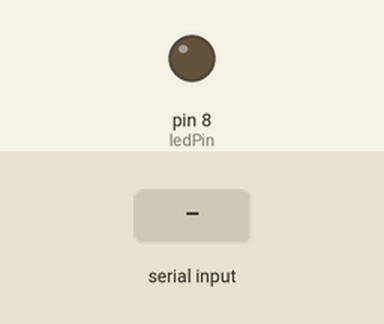
This sketch was run on a simulated Arduino Uno, built with avr-gcc and run on an emulated ATmega328P. Parts: output pins drawn as LEDs (lit = HIGH). The test bench sets the inputs (shaded band).

Above: at 1.2 s.
1.3 s: "90 45\n" received over Serial
At 1.7 s:
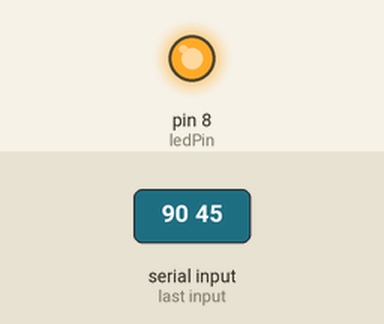
Timing chart, 0 to 10.3 s (numbered marks = the images above; inputs shaded):
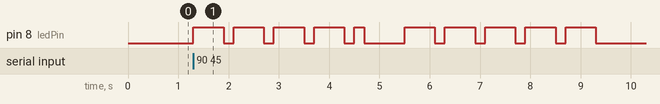

The sketch:

Morsecode.ino
```cpp
//LED가 꼽혀있는 핀 정의
int ledPin = 8;

char* letters[] = { ".-", "-...", "-.-.", "-..", ".", "..-.", "--.", "....", "..", ".---", "-.-", ".-..", "--", "-.", "---", ".--.", "--.-", ".-.", "...", "-", "..-", "...-", ".--", "-..-", "-.--", "--.." };

char* numbers[] = {"-----", ".----", "..---", "...--", "....-", ".....", "-....", "--...", "---..", "----."};

int dotDelay = 200;

void setup() {
    pinMode(ledPin, OUTPUT);

    Serial.begin(9600);
}

void loop() {
    char ch;

    if (Serial.available()) {
	ch = Serial.read();
	if (ch >= 'a' && ch <= 'z') {
	    flashSequence(letters[ch - 'a']);
	} else if (ch >= 'A' && ch <= 'Z') {
	    flashSequence(letters[ch - 'A']);
	} else if (ch >= '0' && ch <= '9') {
	    flashSequence(numbers[ch - '0']);
	} else if (ch == ' ') {
	    delay(dotDelay * 4);}
  }
}

void flashSequence(char* sequence) {
  int i = 0;
  // while there are still characters keep going through each one
  while (sequence[i] != NULL)  {
    flashDotOrDash(sequence[i]);
    i++; } // increment by one until end of characters
  delay(dotDelay * 3); // gap between letters
}


void flashDotOrDash(char dotOrDash) {
  digitalWrite(ledPin, HIGH);
  if (dotOrDash == '.')  {
    delay(dotDelay);
  } else { // must be a -
    delay(dotDelay * 3);   // if it's a dot then we need a longer delay gap relative to a dot.
  }

  digitalWrite(ledPin, LOW);
  delay(dotDelay); // gap between flashes

}
```

Measured:
- after the input at 1.3 s, pin 8 (ledPin): goes 4 × (HIGH 0.60 s, LOW 0.20 s), HIGH 0.20 s, LOW 0.80 s, 4 × (HIGH 0.60 s, LOW 0.20 s), HIGH 0.60 s, then LOW, starting at once
